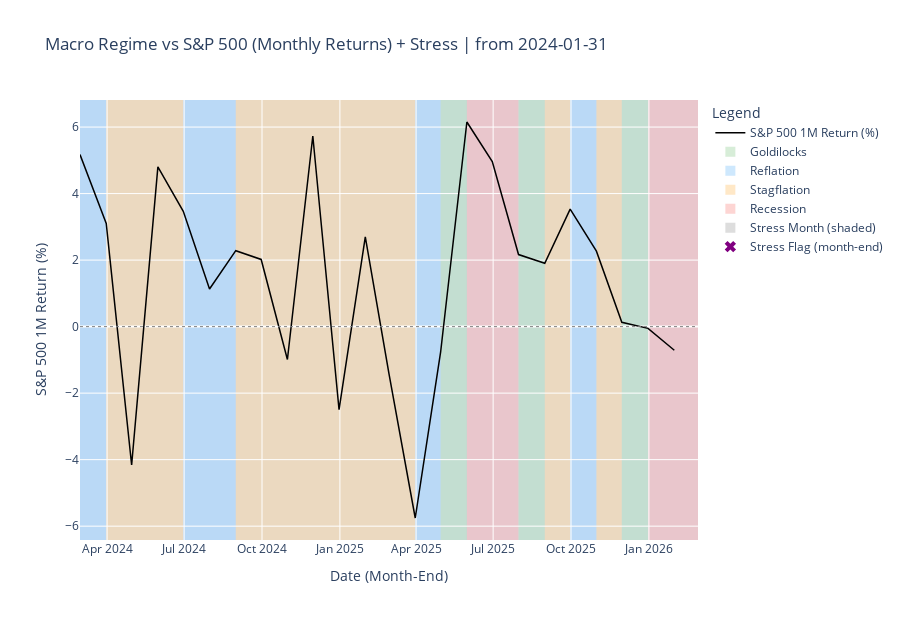

Notebook source saved alongside this figure:
### Code cell
# Macro Regime vs SPX (Monthly Returns) + Stress shading
# - START_DATE로 시작 날짜 지정 가능 (월말 정렬 후 적용)
# - stress_flag robust parsing + 월별 집계(같은 달 True 하나라도 있으면 True)

import pandas as pd
import numpy as np
import yfinance as yf
import plotly.graph_objects as go
from plotly.subplots import make_subplots


# ============================
# 0) USER SETTINGS
# ============================
START_DATE = "2020-01-01"   # ✅ 여기만 바꾸면 됨 (예: "2008-01-01")
END_DATE = None            # 선택: "2025-12-31" 처럼. None이면 df 마지막까지

SHOW_STRESS_MARKERS = True
SHOW_STRESS_SHADING = True


# ============================
# 1) INPUT CHECK
# ============================
if "df" not in locals() or "date" not in df.columns:
    raise RuntimeError("먼저 df를 준비해주세요. df에는 최소 date, regime_id, stress_flag 컬럼이 필요합니다.")

required_cols = {"date", "regime_id", "stress_flag"}
missing = required_cols - set(df.columns)
if missing:
    raise RuntimeError(f"df에 필요한 컬럼이 없습니다: {sorted(list(missing))}")


# ============================
# 2) ROBUST stress_flag -> boolean
# ============================
def to_bool_series(s: pd.Series) -> pd.Series:
    if s.dtype == bool:
        return s.fillna(False)

    if pd.api.types.is_numeric_dtype(s):
        return s.fillna(0).astype(float).ne(0.0)

    ss = s.astype(str).str.strip().str.lower()
    true_set = {"true","t","1","yes","y","on"}
    false_set = {"false","f","0","no","n","off","none","nan",""}

    out = ss.map(lambda x: True if x in true_set else (False if x in false_set else False))
    return out.astype(bool)


# ============================
# 3) PREP REGIME DATA (MONTH-END AGGREGATION)
# ============================
viz_raw = df.copy()
viz_raw["date"] = pd.to_datetime(viz_raw["date"], errors="coerce")
viz_raw = viz_raw.dropna(subset=["date"]).sort_values("date")

# month-end key
viz_raw["date_me"] = viz_raw["date"].dt.to_period("M").dt.to_timestamp("M")

# robust bool before aggregation
viz_raw["_stress_bool"] = to_bool_series(viz_raw["stress_flag"])

agg_dict = {
    "regime_id": "last",
    "_stress_bool": "max",  # any True in month -> True
}
if "regime_label" in viz_raw.columns:
    agg_dict["regime_label"] = "last"
if "stress_score" in viz_raw.columns:
    agg_dict["stress_score"] = "last"

viz_df = viz_raw.groupby("date_me", as_index=True).agg(agg_dict).sort_index()
viz_df.rename(columns={"_stress_bool": "stress_bool"}, inplace=True)

# ============================
# 4) APPLY DATE FILTER (start/end)
# ============================
start_ts = pd.to_datetime(START_DATE).to_period("M").to_timestamp("M")
viz_df = viz_df.loc[viz_df.index >= start_ts]

if END_DATE is not None:
    end_ts = pd.to_datetime(END_DATE).to_period("M").to_timestamp("M")
    viz_df = viz_df.loc[viz_df.index <= end_ts]

if viz_df.empty:
    raise RuntimeError("지정한 날짜 범위에서 viz_df가 비었습니다. START_DATE/END_DATE 또는 df 범위를 확인하세요.")

start_date_viz = viz_df.index.min()
end_date_viz = viz_df.index.max()

print("=== DEBUG ===")
print("start/end:", start_date_viz.date(), "->", end_date_viz.date())
print("monthly rows:", len(viz_df))
print("stress_true months:", int(viz_df["stress_bool"].sum()))
print("=============")


# ============================
# 5) FETCH SPX DAILY -> MONTH-END -> MONTHLY RETURNS
# ============================
print(f"Fetching SPX (^GSPC) daily from {start_date_viz.date()} to {end_date_viz.date()}...")
spx = yf.download("^GSPC", start=start_date_viz, end=end_date_viz + pd.Timedelta(days=1), progress=False)
if spx.empty:
    raise RuntimeError("yfinance에서 ^GSPC 데이터를 가져오지 못했습니다.")

if isinstance(spx.columns, pd.MultiIndex):
    spx_close_daily = spx["Close"].iloc[:, 0]
else:
    spx_close_daily = spx["Close"]

spx_close_me = spx_close_daily.resample("ME").last()
spx_ret_1m = spx_close_me.pct_change()
spx_ret_1m.name = "spx_ret_1m"

# align
common_idx = viz_df.index.intersection(spx_ret_1m.index)
viz_df = viz_df.loc[common_idx]
spx_close_me = spx_close_me.loc[common_idx]
spx_ret_1m = spx_ret_1m.loc[common_idx]

# drop first NaN return month
mask = spx_ret_1m.notna()
viz_df = viz_df.loc[mask]
spx_ret_1m = spx_ret_1m.loc[mask]

print(f"Aligned months: {len(viz_df)} | Stress months: {int(viz_df['stress_bool'].sum())}")


# ============================
# 6) PLOT SETTINGS
# ============================
has_stress_score = "stress_score" in viz_df.columns

fig = make_subplots(
    rows=2 if has_stress_score else 1,
    cols=1,
    shared_xaxes=True,
    vertical_spacing=0.06,
    row_heights=[0.70, 0.30] if has_stress_score else [1.0],
)

regime_colors = {
    1: "rgba(76, 175, 80, 0.22)",   # Goldilocks
    2: "rgba(33, 150, 243, 0.22)",  # Reflation
    3: "rgba(255, 152, 0, 0.22)",   # Stagflation
    4: "rgba(244, 67, 54, 0.22)",   # Recession
}
regime_labels = {1: "Goldilocks", 2: "Reflation", 3: "Stagflation", 4: "Recession"}


# ============================
# 7) MAIN TRACE: SPX MONTHLY RETURN
# ============================
fig.add_trace(
    go.Scatter(
        x=spx_ret_1m.index,
        y=spx_ret_1m * 100.0,
        name="S&P 500 1M Return (%)",
        line=dict(color="black", width=1.5),
    ),
    row=1, col=1
)
fig.add_hline(y=0, line_width=1, line_dash="dot", line_color="gray", row=1, col=1)


# ============================
# 8) LEGEND ENTRIES (invisible)
# ============================
for r_id, color in regime_colors.items():
    fig.add_trace(
        go.Scatter(
            x=[None], y=[None],
            mode="markers",
            marker=dict(size=10, color=color, symbol="square"),
            name=regime_labels.get(r_id, f"Regime {r_id}"),
            showlegend=True
        ),
        row=1, col=1
    )

fig.add_trace(
    go.Scatter(
        x=[None], y=[None],
        mode="markers",
        marker=dict(size=10, color="rgba(120,120,120,0.25)", symbol="square"),
        name="Stress Month (shaded)",
        showlegend=True
    ),
    row=1, col=1
)

fig.add_trace(
    go.Scatter(
        x=[None], y=[None],
        mode="markers",
        marker=dict(size=10, color="purple", symbol="x"),
        name="Stress Flag (month-end)",
        showlegend=True
    ),
    row=1, col=1
)


# ============================
# 9) BACKGROUND: REGIME VRECTS
# ============================
viz_df["_grp_regime"] = (viz_df["regime_id"] != viz_df["regime_id"].shift()).cumsum()

for _, g in viz_df.groupby("_grp_regime"):
    r_id = int(g["regime_id"].iloc[0])
    x0 = g.index.min()
    x1 = g.index.max() + pd.offsets.MonthEnd(1)

    fig.add_vrect(x0=x0, x1=x1, fillcolor=regime_colors.get(r_id, "rgba(0,0,0,0.05)"),
                  layer="below", line_width=0, row=1, col=1)
    if has_stress_score:
        fig.add_vrect(x0=x0, x1=x1, fillcolor=regime_colors.get(r_id, "rgba(0,0,0,0.05)"),
                      layer="below", line_width=0, row=2, col=1)


# ============================
# 10) STRESS SHADING
# ============================
if SHOW_STRESS_SHADING:
    stress_months = viz_df.index[viz_df["stress_bool"]]
    for d in stress_months:
        x0 = d
        x1 = d + pd.offsets.MonthEnd(1)
        fig.add_vrect(x0=x0, x1=x1, fillcolor="rgba(120,120,120,0.18)",
                      layer="below", line_width=0, row=1, col=1)
        if has_stress_score:
            fig.add_vrect(x0=x0, x1=x1, fillcolor="rgba(120,120,120,0.18)",
                          layer="below", line_width=0, row=2, col=1)


# ============================
# 11) STRESS MARKERS
# ============================
if SHOW_STRESS_MARKERS:
    stress_points = viz_df[viz_df["stress_bool"]]
    if not stress_points.empty:
        stress_y = spx_ret_1m.loc[stress_points.index] * 100.0
        fig.add_trace(
            go.Scatter(
                x=stress_points.index, y=stress_y,
                mode="markers",
                marker=dict(size=10, color="purple", symbol="x"),
                name="Stress Flag (month-end)",
                showlegend=False
            ),
            row=1, col=1
        )


# ============================
# 12) OPTIONAL: STRESS SCORE PANEL
# ============================
if has_stress_score:
    fig.add_trace(
        go.Scatter(
            x=viz_df.index,
            y=pd.to_numeric(viz_df["stress_score"], errors="coerce"),
            name="stress_score",
            line=dict(width=1.5),
        ),
        row=2, col=1
    )
    fig.add_hline(y=1.0, line_width=1, line_dash="dot", line_color="gray", row=2, col=1)
    fig.update_yaxes(title_text="stress_score", row=2, col=1)


# ============================
# 13) LAYOUT
# ============================
fig.update_layout(
    title=f"Macro Regime vs S&P 500 (Monthly Returns) + Stress | from {start_date_viz.date()}",
    height=780 if has_stress_score else 620,
    hovermode="x unified",
    legend_title="Legend",
)
fig.update_xaxes(title_text="Date (Month-End)")
fig.update_yaxes(title_text="S&P 500 1M Return (%)", row=1, col=1)

fig.show()

### Figure 1 — Plotly figure (JSON) as saved in the notebook; plotly's stock layout.template omitted (floating-point values rounded to 4 significant figures)
{"data": [{"line": {"color": "black", "width": 1.5}, "name": "S&P 500 1M Return (%)", "type": "scatter", "x": ["2024-02-29T00:00:00.000000000", "2024-03-31T00:00:00.000000000", "2024-04-30T00:00:00.000000000", "2024-05-31T00:00:00.000000000", "2024-06-30T00:00:00.000000000", "2024-07-31T00:00:00.000000000", "2024-08-31T00:00:00.000000000", "2024-09-30T00:00:00.000000000", "2024-10-31T00:00:00.000000000", "2024-11-30T00:00:00.000000000", "2024-12-31T00:00:00.000000000", "2025-01-31T00:00:00.000000000", "2025-02-28T00:00:00.000000000", "2025-03-31T00:00:00.000000000", "2025-04-30T00:00:00.000000000", "2025-05-31T00:00:00.000000000", "2025-06-30T00:00:00.000000000", "2025-07-31T00:00:00.000000000", "2025-08-31T00:00:00.000000000", "2025-09-30T00:00:00.000000000", "2025-10-31T00:00:00.000000000", "2025-11-30T00:00:00.000000000", "2025-12-31T00:00:00.000000000", "2026-01-31T00:00:00.000000000"], "xaxis": "x", "y": [5.172, 3.102, -4.162, 4.802, 3.467, 1.132, 2.283, 2.02, -0.9897, 5.73, -2.499, 2.702, -1.424, -5.754, -0.7625, 6.152, 4.961, 2.167, 1.907, 3.532, 2.269, 0.13, -0.05241, -0.7105], "yaxis": "y"}, {"marker": {"color": "rgba(76, 175, 80, 0.22)", "size": 10, "symbol": "square"}, "mode": "markers", "name": "Goldilocks", "showlegend": true, "type": "scatter", "x": [null], "xaxis": "x", "y": [null], "yaxis": "y"}, {"marker": {"color": "rgba(33, 150, 243, 0.22)", "size": 10, "symbol": "square"}, "mode": "markers", "name": "Reflation", "showlegend": true, "type": "scatter", "x": [null], "xaxis": "x", "y": [null], "yaxis": "y"}, {"marker": {"color": "rgba(255, 152, 0, 0.22)", "size": 10, "symbol": "square"}, "mode": "markers", "name": "Stagflation", "showlegend": true, "type": "scatter", "x": [null], "xaxis": "x", "y": [null], "yaxis": "y"}, {"marker": {"color": "rgba(244, 67, 54, 0.22)", "size": 10, "symbol": "square"}, "mode": "markers", "name": "Recession", "showlegend": true, "type": "scatter", "x": [null], "xaxis": "x", "y": [null], "yaxis": "y"}, {"marker": {"color": "rgba(120,120,120,0.25)", "size": 10, "symbol": "square"}, "mode": "markers", "name": "Stress Month (shaded)", "showlegend": true, "type": "scatter", "x": [null], "xaxis": "x", "y": [null], "yaxis": "y"}, {"marker": {"color": "purple", "size": 10, "symbol": "x"}, "mode": "markers", "name": "Stress Flag (month-end)", "showlegend": true, "type": "scatter", "x": [null], "xaxis": "x", "y": [null], "yaxis": "y"}], "layout": {"height": 620, "hovermode": "x unified", "legend": {"title": {"text": "Legend"}}, "shapes": [{"line": {"color": "gray", "dash": "dot", "width": 1}, "type": "line", "x0": 0, "x1": 1, "xref": "x domain", "y0": 0, "y1": 0, "yref": "y"}, {"fillcolor": "rgba(33, 150, 243, 0.22)", "layer": "below", "line": {"width": 0}, "type": "rect", "x0": "2024-02-29T00:00:00", "x1": "2024-03-31T00:00:00", "xref": "x", "y0": 0, "y1": 1, "yref": "y domain"}, {"fillcolor": "rgba(255, 152, 0, 0.22)", "layer": "below", "line": {"width": 0}, "type": "rect", "x0": "2024-03-31T00:00:00", "x1": "2024-06-30T00:00:00", "xref": "x", "y0": 0, "y1": 1, "yref": "y domain"}, {"fillcolor": "rgba(33, 150, 243, 0.22)", "layer": "below", "line": {"width": 0}, "type": "rect", "x0": "2024-06-30T00:00:00", "x1": "2024-08-31T00:00:00", "xref": "x", "y0": 0, "y1": 1, "yref": "y domain"}, {"fillcolor": "rgba(255, 152, 0, 0.22)", "layer": "below", "line": {"width": 0}, "type": "rect", "x0": "2024-08-31T00:00:00", "x1": "2025-03-31T00:00:00", "xref": "x", "y0": 0, "y1": 1, "yref": "y domain"}, {"fillcolor": "rgba(33, 150, 243, 0.22)", "layer": "below", "line": {"width": 0}, "type": "rect", "x0": "2025-03-31T00:00:00", "x1": "2025-04-30T00:00:00", "xref": "x", "y0": 0, "y1": 1, "yref": "y domain"}, {"fillcolor": "rgba(76, 175, 80, 0.22)", "layer": "below", "line": {"width": 0}, "type": "rect", "x0": "2025-04-30T00:00:00", "x1": "2025-05-31T00:00:00", "xref": "x", "y0": 0, "y1": 1, "yref": "y domain"}, {"fillcolor": "rgba(244, 67, 54, 0.22)", "layer": "below", "line": {"width": 0}, "type": "rect", "x0": "2025-05-31T00:00:00", "x1": "2025-07-31T00:00:00", "xref": "x", "y0": 0, "y1": 1, "yref": "y domain"}, {"fillcolor": "rgba(76, 175, 80, 0.22)", "layer": "below", "line": {"width": 0}, "type": "rect", "x0": "2025-07-31T00:00:00", "x1": "2025-08-31T00:00:00", "xref": "x", "y0": 0, "y1": 1, "yref": "y domain"}, {"fillcolor": "rgba(255, 152, 0, 0.22)", "layer": "below", "line": {"width": 0}, "type": "rect", "x0": "2025-08-31T00:00:00", "x1": "2025-09-30T00:00:00", "xref": "x", "y0": 0, "y1": 1, "yref": "y domain"}, {"fillcolor": "rgba(33, 150, 243, 0.22)", "layer": "below", "line": {"width": 0}, "type": "rect", "x0": "2025-09-30T00:00:00", "x1": "2025-10-31T00:00:00", "xref": "x", "y0": 0, "y1": 1, "yref": "y domain"}, {"fillcolor": "rgba(255, 152, 0, 0.22)", "layer": "below", "line": {"width": 0}, "type": "rect", "x0": "2025-10-31T00:00:00", "x1": "2025-11-30T00:00:00", "xref": "x", "y0": 0, "y1": 1, "yref": "y domain"}, {"fillcolor": "rgba(76, 175, 80, 0.22)", "layer": "below", "line": {"width": 0}, "type": "rect", "x0": "2025-11-30T00:00:00", "x1": "2025-12-31T00:00:00", "xref": "x", "y0": 0, "y1": 1, "yref": "y domain"}, {"fillcolor": "rgba(244, 67, 54, 0.22)", "layer": "below", "line": {"width": 0}, "type": "rect", "x0": "2025-12-31T00:00:00", "x1": "2026-02-28T00:00:00", "xref": "x", "y0": 0, "y1": 1, "yref": "y domain"}], "title": {"text": "Macro Regime vs S&P 500 (Monthly Returns) + Stress | from 2024-01-31"}, "xaxis": {"anchor": "y", "domain": [0, 1], "title": {"text": "Date (Month-End)"}}, "yaxis": {"anchor": "x", "domain": [0, 1], "title": {"text": "S&P 500 1M Return (%)"}}}}
